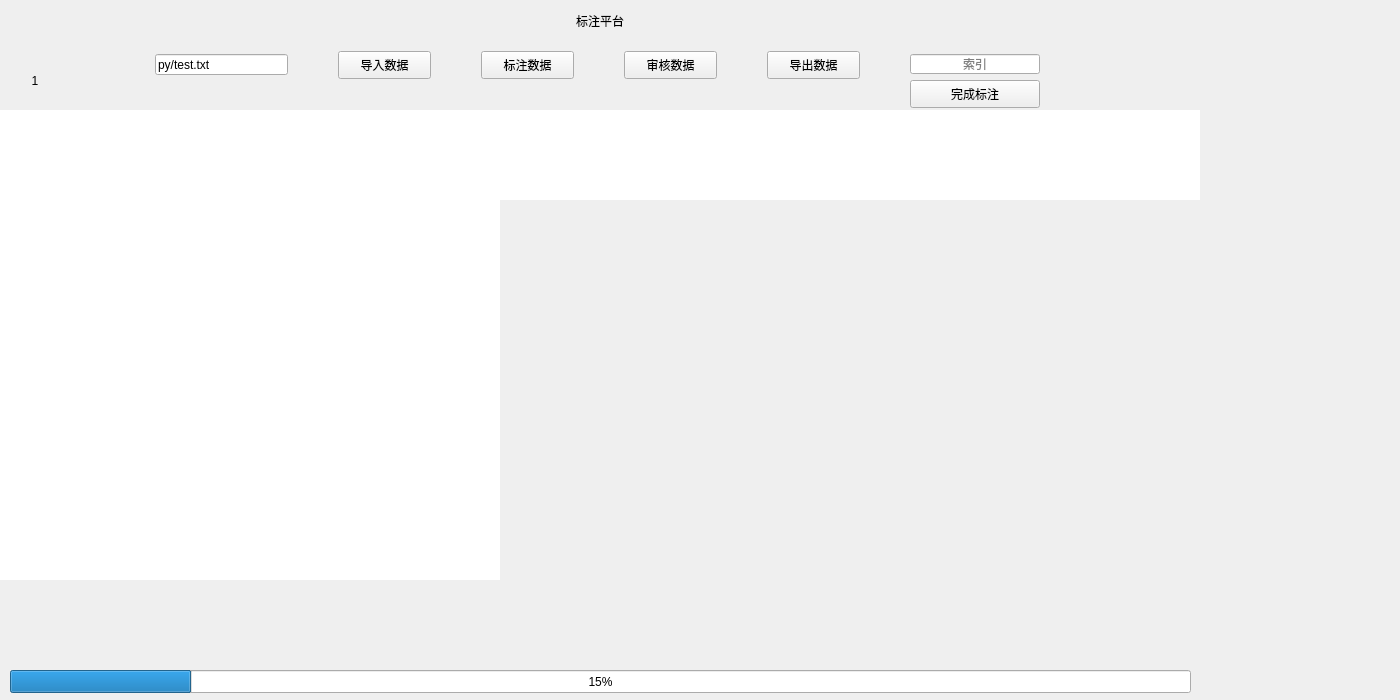
<?xml version="1.0" encoding="UTF-8"?>
<ui version="4.0">
 <class>AnnotationWindow</class>
 <widget class="QMainWindow" name="AnnotationWindow">
  <property name="geometry">
   <rect>
    <x>0</x>
    <y>0</y>
    <width>1400</width>
    <height>700</height>
   </rect>
  </property>
  <property name="windowTitle">
   <string>标注工具</string>
  </property>
  <widget class="QWidget" name="centralWidget">
   <widget class="QTextEdit" name="dialog_text">
    <property name="geometry">
     <rect>
      <x>0</x>
      <y>110</y>
      <width>1200</width>
      <height>90</height>
     </rect>
    </property>
    <property name="maximumSize">
     <size>
      <width>16777215</width>
      <height>90</height>
     </size>
    </property>
    <property name="styleSheet">
     <string notr="true">font: 12pt &quot;楷体&quot;;</string>
    </property>
    <property name="frameShape">
     <enum>QFrame::NoFrame</enum>
    </property>
    <property name="readOnly">
     <bool>true</bool>
    </property>
   </widget>
   <widget class="QStackedWidget" name="antl_widget">
    <property name="geometry">
     <rect>
      <x>500</x>
      <y>200</y>
      <width>700</width>
      <height>450</height>
     </rect>
    </property>
    <property name="sizePolicy">
     <sizepolicy hsizetype="Expanding" vsizetype="Expanding">
      <horstretch>0</horstretch>
      <verstretch>0</verstretch>
     </sizepolicy>
    </property>
    <property name="minimumSize">
     <size>
      <width>0</width>
      <height>0</height>
     </size>
    </property>
    <property name="maximumSize">
     <size>
      <width>16777215</width>
      <height>16777215</height>
     </size>
    </property>
    <property name="frameShape">
     <enum>QFrame::NoFrame</enum>
    </property>
    <widget class="QWidget" name="page"/>
    <widget class="QWidget" name="page_2"/>
   </widget>
   <widget class="QWidget" name="top_widget" native="true">
    <property name="geometry">
     <rect>
      <x>0</x>
      <y>0</y>
      <width>1200</width>
      <height>110</height>
     </rect>
    </property>
    <property name="minimumSize">
     <size>
      <width>0</width>
      <height>110</height>
     </size>
    </property>
    <property name="maximumSize">
     <size>
      <width>16777215</width>
      <height>110</height>
     </size>
    </property>
    <widget class="QLabel" name="label">
     <property name="geometry">
      <rect>
       <x>500</x>
       <y>0</y>
       <width>200</width>
       <height>41</height>
      </rect>
     </property>
     <property name="styleSheet">
      <string notr="true">font: 24pt &quot;隶书&quot;;</string>
     </property>
     <property name="text">
      <string>标注平台</string>
     </property>
     <property name="alignment">
      <set>Qt::AlignCenter</set>
     </property>
    </widget>
    <widget class="QPushButton" name="btn_export">
     <property name="geometry">
      <rect>
       <x>767</x>
       <y>51</y>
       <width>93</width>
       <height>28</height>
      </rect>
     </property>
     <property name="styleSheet">
      <string notr="true">font: 10pt &quot;楷体&quot;;</string>
     </property>
     <property name="text">
      <string>导出数据</string>
     </property>
    </widget>
    <widget class="QLineEdit" name="index_text">
     <property name="geometry">
      <rect>
       <x>910</x>
       <y>54</y>
       <width>130</width>
       <height>20</height>
      </rect>
     </property>
     <property name="styleSheet">
      <string notr="true">font: 10pt &quot;楷体&quot;;</string>
     </property>
     <property name="alignment">
      <set>Qt::AlignCenter</set>
     </property>
     <property name="readOnly">
      <bool>true</bool>
     </property>
     <property name="placeholderText">
      <string>索引</string>
     </property>
    </widget>
    <widget class="QPushButton" name="btn_test">
     <property name="geometry">
      <rect>
       <x>624</x>
       <y>51</y>
       <width>93</width>
       <height>28</height>
      </rect>
     </property>
     <property name="styleSheet">
      <string notr="true">font: 10pt &quot;楷体&quot;;</string>
     </property>
     <property name="text">
      <string>审核数据</string>
     </property>
    </widget>
    <widget class="QPushButton" name="btn_annotation">
     <property name="geometry">
      <rect>
       <x>481</x>
       <y>51</y>
       <width>93</width>
       <height>28</height>
      </rect>
     </property>
     <property name="styleSheet">
      <string notr="true">font: 10pt &quot;楷体&quot;;</string>
     </property>
     <property name="text">
      <string>标注数据</string>
     </property>
    </widget>
    <widget class="QPushButton" name="btn_import">
     <property name="geometry">
      <rect>
       <x>338</x>
       <y>51</y>
       <width>93</width>
       <height>28</height>
      </rect>
     </property>
     <property name="styleSheet">
      <string notr="true">font: 10pt &quot;楷体&quot;;</string>
     </property>
     <property name="text">
      <string>导入数据</string>
     </property>
    </widget>
    <widget class="QLineEdit" name="data_path">
     <property name="geometry">
      <rect>
       <x>155</x>
       <y>54</y>
       <width>133</width>
       <height>21</height>
      </rect>
     </property>
     <property name="styleSheet">
      <string notr="true">font: 10pt &quot;楷体&quot;;</string>
     </property>
     <property name="text">
      <string>py/test.txt</string>
     </property>
     <property name="placeholderText">
      <string>原始数据路径</string>
     </property>
    </widget>
    <widget class="QPushButton" name="btn_back">
     <property name="geometry">
      <rect>
       <x>0</x>
       <y>0</y>
       <width>70</width>
       <height>70</height>
      </rect>
     </property>
     <property name="toolTipDuration">
      <number>0</number>
     </property>
     <property name="text">
      <string/>
     </property>
     <property name="icon">
      <iconset resource="rs.qrc">
       <normaloff>:/login/img/login/logo.ico</normaloff>:/login/img/login/logo.ico</iconset>
     </property>
     <property name="iconSize">
      <size>
       <width>60</width>
       <height>60</height>
      </size>
     </property>
     <property name="flat">
      <bool>true</bool>
     </property>
    </widget>
    <widget class="QLabel" name="username">
     <property name="geometry">
      <rect>
       <x>0</x>
       <y>70</y>
       <width>70</width>
       <height>21</height>
      </rect>
     </property>
     <property name="toolTipDuration">
      <number>0</number>
     </property>
     <property name="styleSheet">
      <string notr="true">font: 15pt &quot;方正舒体&quot;;
color: rgb(0, 0, 0);</string>
     </property>
     <property name="text">
      <string>1</string>
     </property>
     <property name="alignment">
      <set>Qt::AlignCenter</set>
     </property>
    </widget>
    <widget class="QPushButton" name="btn_finish">
     <property name="geometry">
      <rect>
       <x>910</x>
       <y>80</y>
       <width>130</width>
       <height>28</height>
      </rect>
     </property>
     <property name="toolTip">
      <string>都提交完毕后点击哦</string>
     </property>
     <property name="toolTipDuration">
      <number>0</number>
     </property>
     <property name="styleSheet">
      <string notr="true">font: 10pt &quot;楷体&quot;;</string>
     </property>
     <property name="text">
      <string>完成标注</string>
     </property>
    </widget>
    <widget class="QPushButton" name="btn_explain">
     <property name="geometry">
      <rect>
       <x>1050</x>
       <y>0</y>
       <width>70</width>
       <height>70</height>
      </rect>
     </property>
     <property name="toolTip">
      <string>标注规范</string>
     </property>
     <property name="toolTipDuration">
      <number>0</number>
     </property>
     <property name="styleSheet">
      <string notr="true"/>
     </property>
     <property name="text">
      <string/>
     </property>
     <property name="icon">
      <iconset resource="rs.qrc">
       <normaloff>:/annowin/img/annowin/explain.png</normaloff>:/annowin/img/annowin/explain.png</iconset>
     </property>
     <property name="iconSize">
      <size>
       <width>70</width>
       <height>70</height>
      </size>
     </property>
     <property name="flat">
      <bool>true</bool>
     </property>
    </widget>
    <widget class="QPushButton" name="btn_bili">
     <property name="geometry">
      <rect>
       <x>1130</x>
       <y>0</y>
       <width>70</width>
       <height>70</height>
      </rect>
     </property>
     <property name="toolTip">
      <string>标注过程</string>
     </property>
     <property name="toolTipDuration">
      <number>0</number>
     </property>
     <property name="styleSheet">
      <string notr="true"/>
     </property>
     <property name="text">
      <string/>
     </property>
     <property name="icon">
      <iconset resource="rs.qrc">
       <normaloff>:/annowin/img/annowin/bili.png</normaloff>:/annowin/img/annowin/bili.png</iconset>
     </property>
     <property name="iconSize">
      <size>
       <width>70</width>
       <height>70</height>
      </size>
     </property>
     <property name="flat">
      <bool>true</bool>
     </property>
    </widget>
    <widget class="QLabel" name="dialogNum">
     <property name="geometry">
      <rect>
       <x>1100</x>
       <y>80</y>
       <width>72</width>
       <height>31</height>
      </rect>
     </property>
     <property name="styleSheet">
      <string notr="true">font: 10pt &quot;楷体&quot;;</string>
     </property>
     <property name="text">
      <string/>
     </property>
    </widget>
   </widget>
   <widget class="QProgressBar" name="data_progress">
    <property name="geometry">
     <rect>
      <x>10</x>
      <y>670</y>
      <width>1181</width>
      <height>23</height>
     </rect>
    </property>
    <property name="styleSheet">
     <string notr="true">font: 10pt &quot;楷体&quot;;</string>
    </property>
    <property name="maximum">
     <number>325</number>
    </property>
    <property name="value">
     <number>50</number>
    </property>
   </widget>
   <widget class="QListWidget" name="dialog_list">
    <property name="geometry">
     <rect>
      <x>0</x>
      <y>200</y>
      <width>500</width>
      <height>380</height>
     </rect>
    </property>
    <property name="contextMenuPolicy">
     <enum>Qt::CustomContextMenu</enum>
    </property>
    <property name="styleSheet">
     <string notr="true">font: 13pt &quot;等线&quot;;</string>
    </property>
    <property name="frameShape">
     <enum>QFrame::NoFrame</enum>
    </property>
    <property name="verticalScrollBarPolicy">
     <enum>Qt::ScrollBarAsNeeded</enum>
    </property>
    <property name="horizontalScrollBarPolicy">
     <enum>Qt::ScrollBarAsNeeded</enum>
    </property>
    <property name="sizeAdjustPolicy">
     <enum>QAbstractScrollArea::AdjustIgnored</enum>
    </property>
   </widget>
  </widget>
 </widget>
 <layoutdefault spacing="6" margin="11"/>
 <resources>
  <include location="rs.qrc"/>
 </resources>
 <connections/>
</ui>
